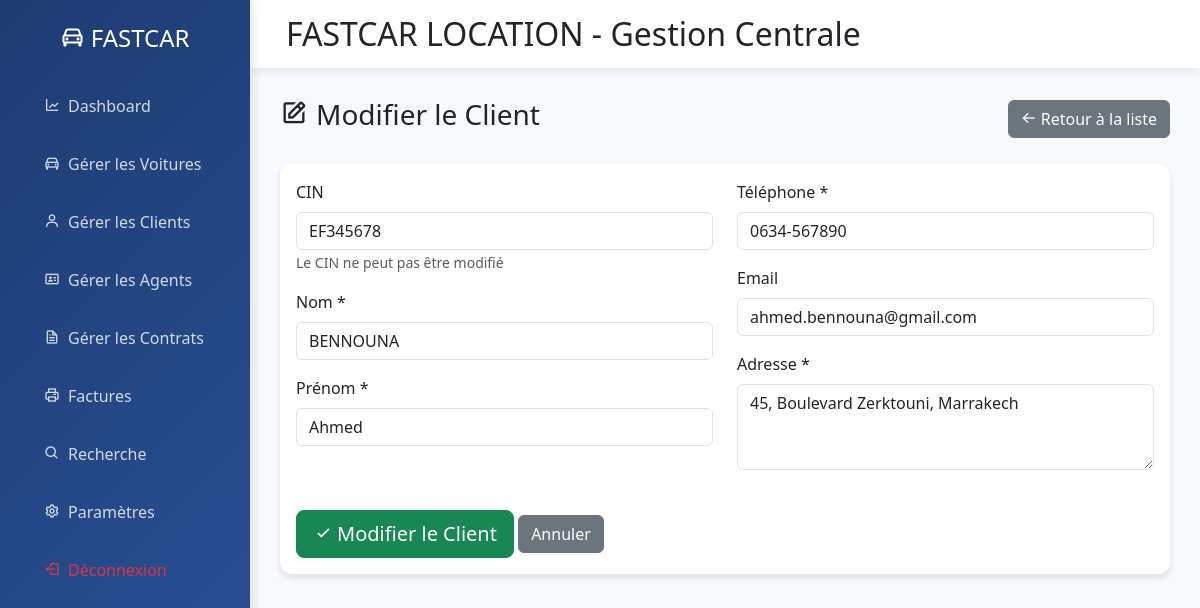
Screenshot of /dashboard.php?action=clients_edit&cin=EF345678 (signed in) with the database file from the repository.
### tables this page shows
CREATE TABLE IF NOT EXISTS clients (
    cin VARCHAR(50) PRIMARY KEY,
    nom VARCHAR(100) NOT NULL,
    prenom VARCHAR(100) NOT NULL,
    adresse TEXT NOT NULL,
    telephone VARCHAR(20) NOT NULL,
    email VARCHAR(255),
    created_at TIMESTAMP DEFAULT CURRENT_TIMESTAMP,
    updated_at TIMESTAMP DEFAULT CURRENT_TIMESTAMP ON UPDATE CURRENT_TIMESTAMP,
    INDEX idx_nom (nom),
    INDEX idx_email (email),
    INDEX idx_telephone (telephone)
);

### controllers/ClientController.php (called while the page is built, shortened)
<?php
require_once 'models/repositories/ClientRepository.php';
class ClientController {
    private $clientRepo;
    public function __construct() {
        $this->clientRepo = new ClientRepository();
    }
    public function edit($cin) {
        $client = $this->clientRepo->findById($cin);
        require 'views/clients/edit.php';
        return ob_get_clean();
    }
}
?>

### dashboard.php (called while the page is built, shortened)
<?php
require_once 'config/database.php';
$action = $_GET['action'] ?? 'analytics';
try {
    switch ($action) {
        case 'clients_edit':
            $controller = new ClientController();
            $content = $controller->edit($_GET['cin'] ?? '');
            break;
    }
} catch (Exception $e) {
    error_log("Erreur dans le dashboard: " . $e->getMessage());
    $content = "<div class='alert alert-danger'>Erreur : " . htmlspecialchars($e->getMessage()) . "</div>";
}
require 'views/layouts/main.php';
?>

### config/database.php (called while the page is built, shortened)
<?php
class Database {
    private static $instance = null;
    private function __construct() {
        try {
            $this->pdo = new PDO(
                "mysql:host=localhost;dbname=fastcar_location_version_2;charset=utf8mb4",
                "root",
                "",
                [
                    PDO::ATTR_ERRMODE => PDO::ERRMODE_EXCEPTION,
                    PDO::ATTR_DEFAULT_FETCH_MODE => PDO::FETCH_ASSOC,
                    PDO::ATTR_EMULATE_PREPARES => false
                ]
            );
        } catch (PDOException $e) {
            die("Erreur de connexion à la base de données: " . $e->getMessage());
        }
    }
    public static function getInstance() {
        if (self::$instance === null) {
            self::$instance = new Database();
        }
        return self::$instance->pdo;
    }
}
?>

### models/repositories/ClientRepository.php (called while the page is built, shortened)
<?php
require_once 'config/database.php';
require_once 'models/entities/Client.php';
class ClientRepository {
    private $pdo;
    public function __construct() {
        $this->pdo = Database::getInstance();
    }
    public function findById(string $cin): ?Client {
        try {
            $stmt = $this->pdo->prepare("SELECT * FROM clients WHERE cin = ?");
            $stmt->execute([$cin]);
            $data = $stmt->fetch(PDO::FETCH_ASSOC);
            return $data ? new Client($data) : null;
        } catch (PDOException $e) {
            error_log("Erreur lors de la recherche du client: " . $e->getMessage());
            return null;
        }
    }
}
?>

### models/entities/Client.php (called while the page is built, shortened)
<?php
class Client {
    public function __construct($data = []) {
        $this->cin = $data['cin'] ?? '';
        $this->nom = $data['nom'] ?? '';
        $this->prenom = $data['prenom'] ?? '';
        $this->adresse = $data['adresse'] ?? '';
        $this->telephone = $data['telephone'] ?? '';
        $this->email = $data['email'] ?? '';
    }
}
?>

### views/clients/edit.php (the view, shortened to what this page needs)
<div class="d-flex justify-content-between align-items-center mb-4">
    <h3><i class="bx bx-edit me-2"></i>Modifier le Client</h3>
    <a href="index.php?action=clients" class="btn btn-secondary">
        <i class="bx bx-arrow-back me-1"></i>Retour à la liste
    </a>
</div>
<div class="card">
    <div class="card-body">
        <form method="POST">
            <div class="row">
                <div class="col-md-6">
                    <div class="mb-3">
                        <label class="form-label">CIN</label>
                        <input type="text" class="form-control" value="<?= htmlspecialchars($client->cin) ?>" readonly>
                        <small class="text-muted">Le CIN ne peut pas être modifié</small>
                    </div>
                    <div class="mb-3">
                        <label class="form-label">Nom *</label>
                        <input type="text" name="nom" class="form-control"
                               placeholder="Ex: EL FADLI" required
                               value="<?= htmlspecialchars($client->nom) ?>">
                    </div>
                    <div class="mb-3">
                        <label class="form-label">Prénom *</label>
                        <input type="text" name="prenom" class="form-control"
                               placeholder="Ex: Karim" required
                               value="<?= htmlspecialchars($client->prenom) ?>">
                    </div>
                </div>
                <div class="col-md-6">
                    <div class="mb-3">
                        <label class="form-label">Téléphone *</label>
                        <input type="text" name="telephone" class="form-control"
                               placeholder="Ex: 06 12 34 56 78" required
                               value="<?= htmlspecialchars($client->telephone) ?>">
                    </div>
                    <div class="mb-3">
                        <label class="form-label">Email</label>
                        <input type="email" name="email" class="form-control"
                               placeholder="Ex: karim@email.com"
                               value="<?= htmlspecialchars($client->email) ?>">
                    </div>
                    <div class="mb-3">
                        <label class="form-label">Adresse *</label>
                        <textarea name="adresse" class="form-control" rows="3"
                                  placeholder="Ex: 24, Av. Hassan II, Casablanca" required><?= htmlspecialchars($client->adresse) ?></textarea>
                    </div>
                </div>
            </div>
            <div class="mt-4">
                <button type="submit" class="btn btn-success btn-lg">
                    <i class="bx bx-check me-1"></i>Modifier le Client
                </button>
                <a href="dashboard.php?action=clients" class="btn btn-secondary">Annuler</a>
            </div>
        </form>
    </div>
</div>

### views/layouts/main.php (style rules this page uses)
:root { --primary-color: #1e3c72; --primary-light: #2a5298; }
.card { border: none; border-radius: 12px; box-shadow: 0 4px 6px rgba(0,0,0,0.1); transition: transform 0.2s; }

### rows the page displays
clients: cin "EF345678", nom "BENNOUNA", prenom "Ahmed", telephone "0634-567890", email "ahmed.bennouna@gmail.com", adresse "45, Boulevard Zerktouni, Marrakech"
